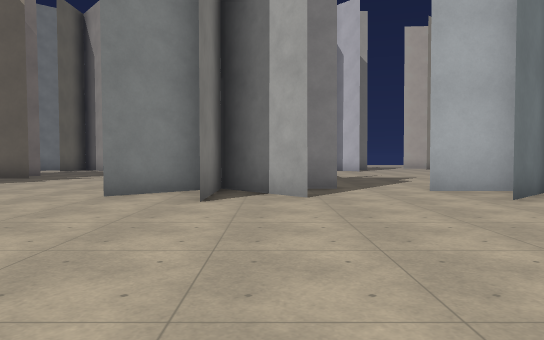
View 1 (above)

24 first-person views from a walk through a 3-D level made in the Godot game engine. The camera is 1.4 m above the floor, tilts 2° down and sees 70° across. The floor is counted in squares, 2.17 m on a side. Each view is taken from the middle of a square. On the plan, view 1 faces up. The plan holds only what a view shows up to about 11 squares ahead; the rest is blank. The place goes on beyond the plan. Surface patterns are stand-ins for the level's own textures.

View 2
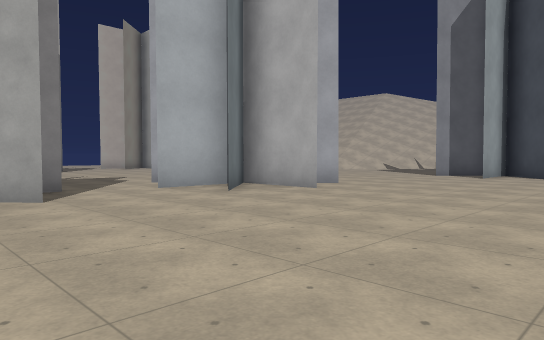

View 3
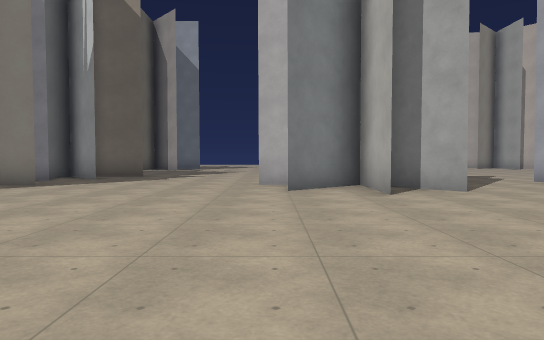

View 4
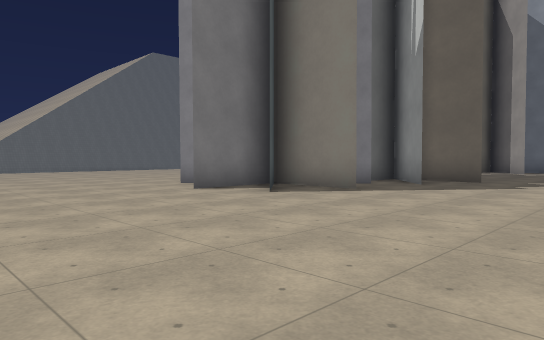

View 5
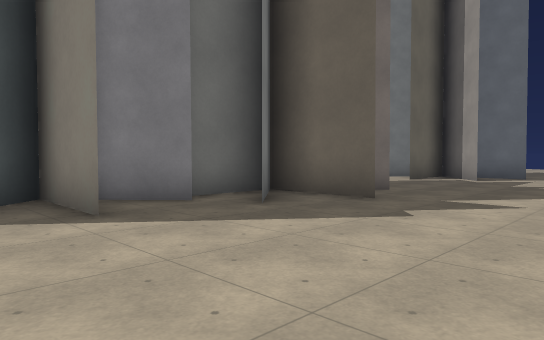

View 6
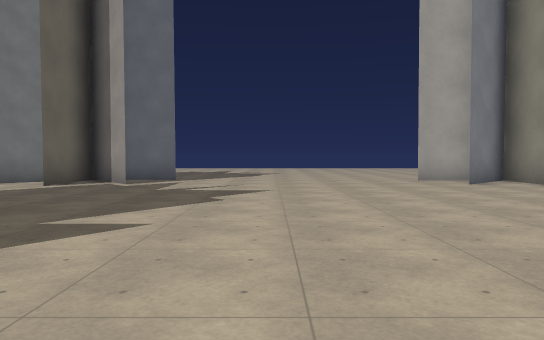

View 7
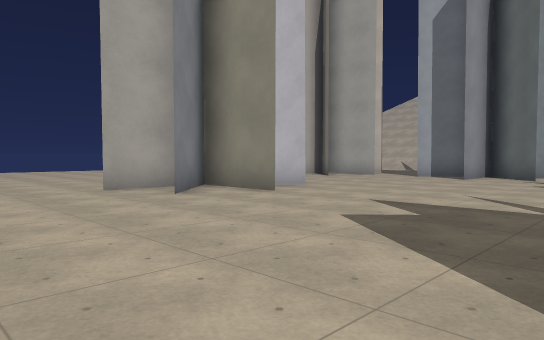

View 8
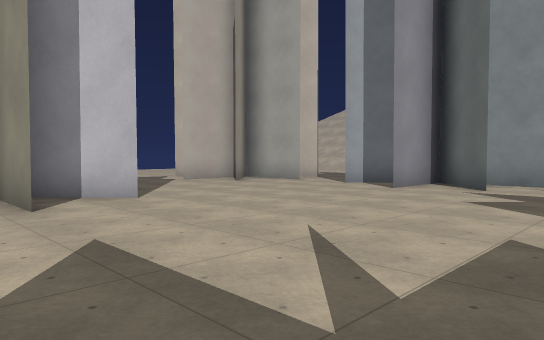

View 9
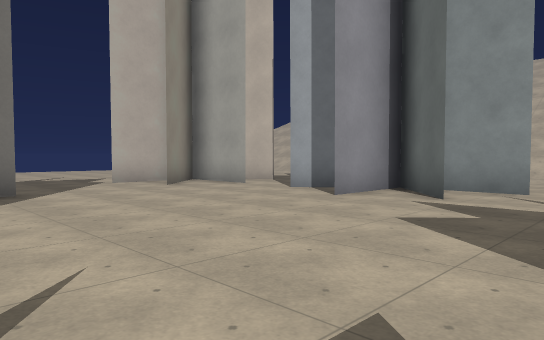

View 10
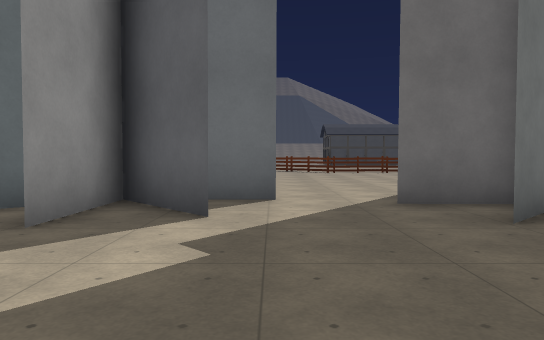

View 11
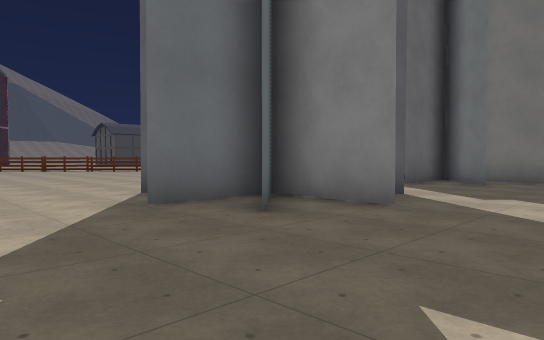

View 12
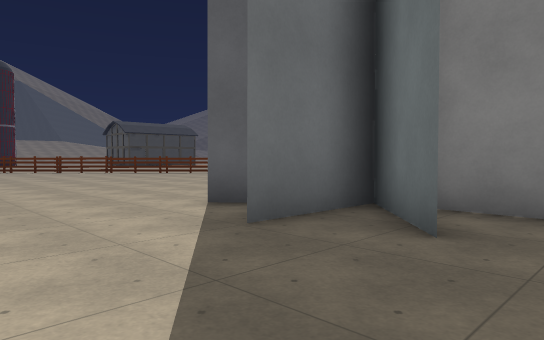

View 13
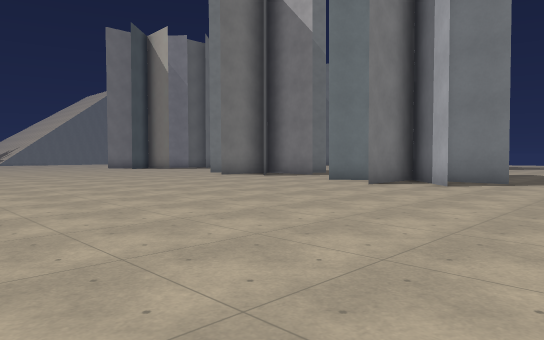

View 14
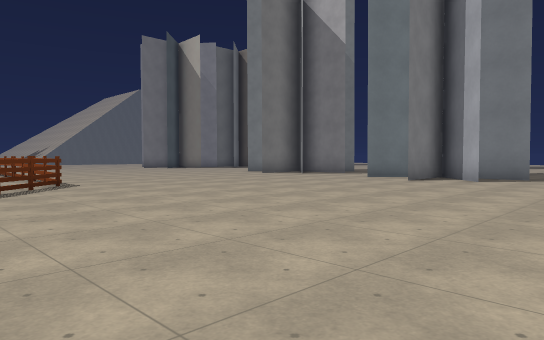

View 15
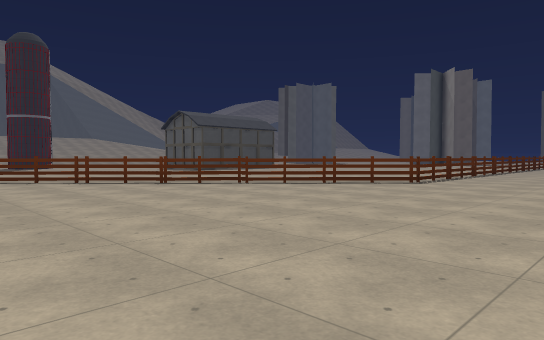

View 16
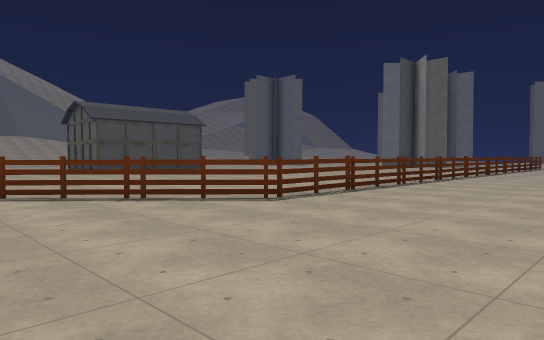

View 17
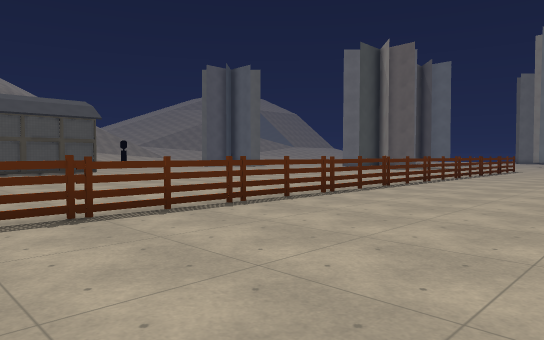

View 18
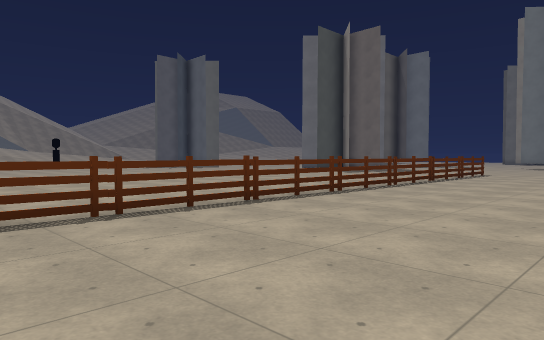

View 19
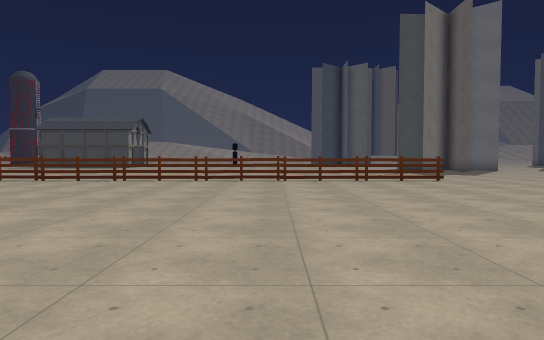

View 20
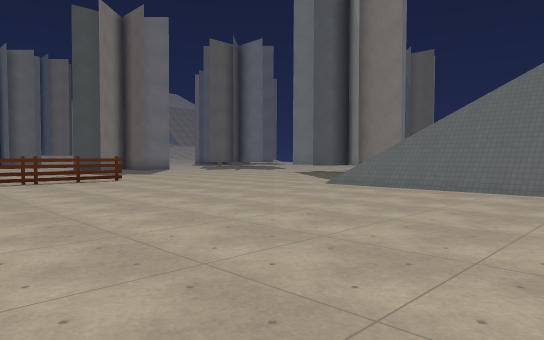

View 21
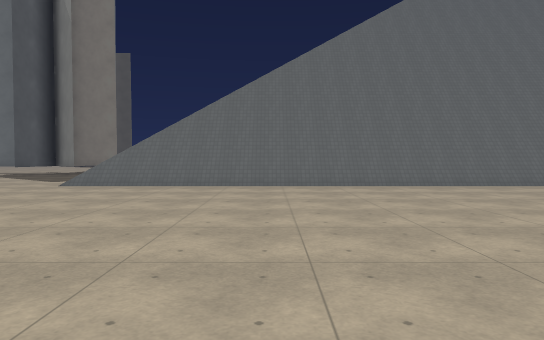

View 22
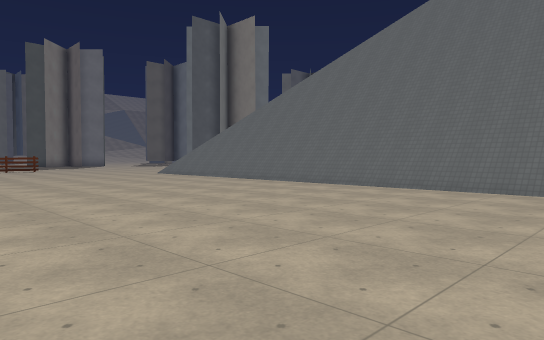

View 23
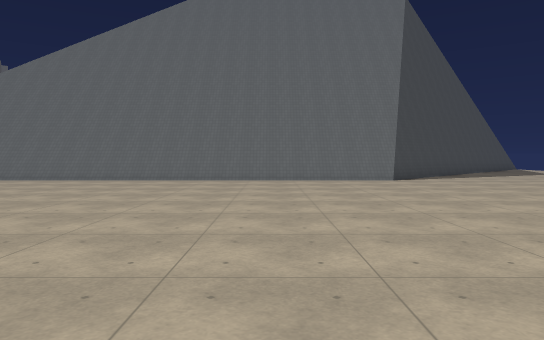

View 24
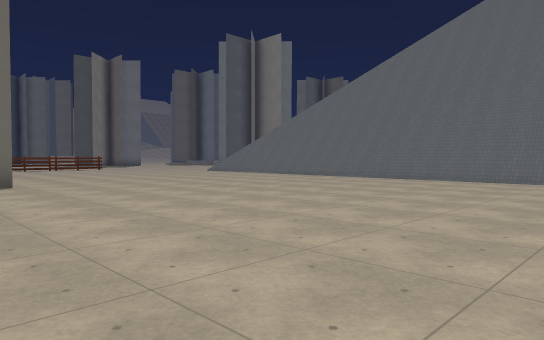

### Floor plan
Key: @ floor where view 1 was taken; # wall or solid block; . floor; / step, stairs or slope; B block; T thing the floor can be seen under or through.
Columns run from 22 left of view 1 to 10 right of it. Each row starts with its distance up from view 1.
 22 .....                ...   ...
 21 .......              ...   ...
 20 #.......             ..    ..BBB
 19 #.........   BBB.......    ...BBB
 18 #.......... BBB.......BBBBB......
 17 #............BB........BBB.......
 16 #..............................B
 15 #........... ..................BB
 14 #...........  .................BB
 13 #..........   B................B.
 12 #..........   ...................
 11 #..........  BB..................
 10 #..........  BB......B...........
  9 #.........   B...... BB...BB.B...
  8 #.........BBBB.....B BBB..BBB....
  7 #..........BB.......BBB..BBBBB...
  6 #.........BB.B.......BB...BBB...
  5 #..........................B.....
  4 #................................
  3 /................................
  2 .................................
  1 .................................
  0 ......................@..........
 -1  ................................
 -2  ...TTT####TTTTTTTTTTTT..........
 -3  ......................##........
 -4         ................##.......
 -5                      ....##......
 -6            ...............##....
 -7            ............... ##..
 -8             ...........     ##.
 -9                       ..     ##

Positions as (right, up) in squares from view 1, and headings:
1: (0, 0), facing up
2: (-1, 0), facing up-right
3: (-3, -1), facing up
4: (-4, 1), facing up-left
5: (-4, 6), facing up-left
6: (-4, 8), facing up
7: (-3, 11), facing up-right
8: (1, 11), facing up-right
9: (3, 11), facing up-right
10: (3, 13), facing down
11: (10, 12), facing down-left
12: (10, 10), facing down-left
13: (10, -3), facing up-left
14: (10, -5), facing up-left
15: (10, 2), facing down-left
16: (5, 2), facing down-left
17: (0, 2), facing down-left
18: (-4, 2), facing down-left
19: (-14, 8), facing down
20: (-14, 8), facing down-left
21: (-13, 7), facing left
22: (-14, 16), facing down-left
23: (-11, 17), facing left
24: (-11, 17), facing down-left
